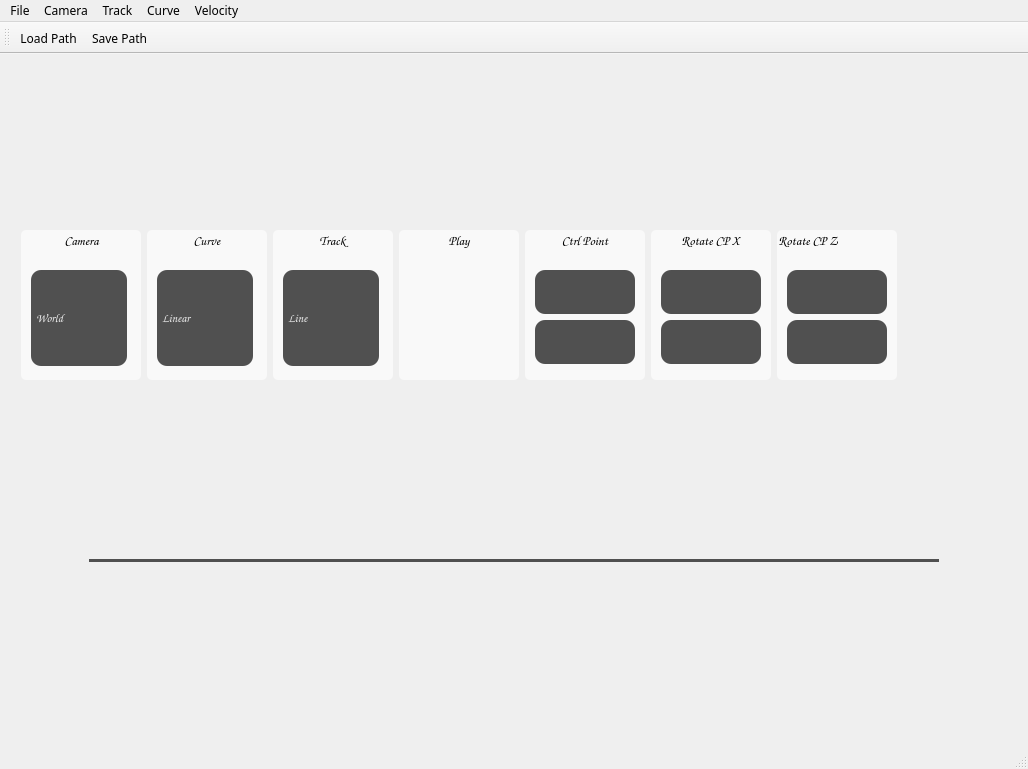
<?xml version="1.0" encoding="UTF-8"?>
<ui version="4.0">
 <class>AppMainClass</class>
 <widget class="QMainWindow" name="AppMainClass">
  <property name="geometry">
   <rect>
    <x>0</x>
    <y>0</y>
    <width>1028</width>
    <height>769</height>
   </rect>
  </property>
  <property name="sizePolicy">
   <sizepolicy hsizetype="Preferred" vsizetype="Preferred">
    <horstretch>0</horstretch>
    <verstretch>0</verstretch>
   </sizepolicy>
  </property>
  <property name="font">
   <font>
    <family>微軟正黑體</family>
   </font>
  </property>
  <property name="windowTitle">
   <string>AppMain</string>
  </property>
  <property name="layoutDirection">
   <enum>Qt::LeftToRight</enum>
  </property>
  <property name="autoFillBackground">
   <bool>true</bool>
  </property>
  <property name="styleSheet">
   <string notr="true"/>
  </property>
  <property name="dockNestingEnabled">
   <bool>false</bool>
  </property>
  <widget class="QWidget" name="centralWidget">
   <property name="sizePolicy">
    <sizepolicy hsizetype="Expanding" vsizetype="Expanding">
     <horstretch>0</horstretch>
     <verstretch>0</verstretch>
    </sizepolicy>
   </property>
   <property name="minimumSize">
    <size>
     <width>0</width>
     <height>0</height>
    </size>
   </property>
   <layout class="QVBoxLayout" name="verticalLayout">
    <item>
     <layout class="QVBoxLayout" name="mainLayout">
      <property name="sizeConstraint">
       <enum>QLayout::SetDefaultConstraint</enum>
      </property>
     </layout>
    </item>
    <item>
     <layout class="QHBoxLayout" name="horizontalLayout">
      <property name="spacing">
       <number>6</number>
      </property>
      <property name="sizeConstraint">
       <enum>QLayout::SetDefaultConstraint</enum>
      </property>
      <property name="leftMargin">
       <number>0</number>
      </property>
      <property name="topMargin">
       <number>0</number>
      </property>
      <property name="rightMargin">
       <number>0</number>
      </property>
      <property name="bottomMargin">
       <number>0</number>
      </property>
      <item>
       <spacer name="horizontalSpacer">
        <property name="orientation">
         <enum>Qt::Horizontal</enum>
        </property>
        <property name="sizeType">
         <enum>QSizePolicy::Expanding</enum>
        </property>
        <property name="sizeHint" stdset="0">
         <size>
          <width>0</width>
          <height>0</height>
         </size>
        </property>
       </spacer>
      </item>
      <item>
       <widget class="QGroupBox" name="groupCamera">
        <property name="sizePolicy">
         <sizepolicy hsizetype="Minimum" vsizetype="Minimum">
          <horstretch>0</horstretch>
          <verstretch>0</verstretch>
         </sizepolicy>
        </property>
        <property name="minimumSize">
         <size>
          <width>120</width>
          <height>150</height>
         </size>
        </property>
        <property name="maximumSize">
         <size>
          <width>200</width>
          <height>150</height>
         </size>
        </property>
        <property name="font">
         <font>
          <family>Comic Sans MS</family>
          <pointsize>10</pointsize>
          <weight>75</weight>
          <bold>true</bold>
         </font>
        </property>
        <property name="autoFillBackground">
         <bool>false</bool>
        </property>
        <property name="styleSheet">
         <string notr="true">background-color: rgb(249, 249, 249);
border-radius: 5px;</string>
        </property>
        <property name="title">
         <string>Camera</string>
        </property>
        <property name="alignment">
         <set>Qt::AlignCenter</set>
        </property>
        <widget class="QComboBox" name="comboCamera">
         <property name="geometry">
          <rect>
           <x>10</x>
           <y>40</y>
           <width>96</width>
           <height>96</height>
          </rect>
         </property>
         <property name="sizePolicy">
          <sizepolicy hsizetype="Preferred" vsizetype="Minimum">
           <horstretch>0</horstretch>
           <verstretch>0</verstretch>
          </sizepolicy>
         </property>
         <property name="font">
          <font>
           <family>Comic Sans MS</family>
           <pointsize>9</pointsize>
           <weight>75</weight>
           <bold>true</bold>
          </font>
         </property>
         <property name="styleSheet">
          <string notr="true"> QComboBox {
	background-color: rgb(80, 80, 80);
	color: rgb(240, 240, 240);
    border-radius: 10px;
}

QComboBox:on {
	background-color: qradialgradient(spread:pad, cx:0.5, cy:0.5, radius:0.5, fx:0.499001, fy:0.000500999, stop:0 rgba(152, 152, 152, 217), stop:1 rgba(0, 0, 0, 232));
     padding-top: 3px;
     padding-left: 4px;
}

QComboBox::down-arrow {
	image: url(:/AppMain/down_arrow.ico);
}

QComboBox::drop-down {
     border-left-color: rgb(240, 240, 240);
}

QComboBox QAbstractItemView {
     selection-background-color: rgb(80, 80, 80);
}</string>
         </property>
         <item>
          <property name="text">
           <string>World</string>
          </property>
         </item>
         <item>
          <property name="text">
           <string>Top</string>
          </property>
         </item>
         <item>
          <property name="text">
           <string>Train</string>
          </property>
         </item>
        </widget>
       </widget>
      </item>
      <item>
       <widget class="QGroupBox" name="groupCurve">
        <property name="sizePolicy">
         <sizepolicy hsizetype="Minimum" vsizetype="Minimum">
          <horstretch>0</horstretch>
          <verstretch>0</verstretch>
         </sizepolicy>
        </property>
        <property name="minimumSize">
         <size>
          <width>120</width>
          <height>150</height>
         </size>
        </property>
        <property name="maximumSize">
         <size>
          <width>200</width>
          <height>150</height>
         </size>
        </property>
        <property name="font">
         <font>
          <family>Comic Sans MS</family>
          <pointsize>10</pointsize>
          <weight>75</weight>
          <bold>true</bold>
         </font>
        </property>
        <property name="styleSheet">
         <string notr="true">background-color: rgb(249, 249, 249);
border-radius: 5px;</string>
        </property>
        <property name="title">
         <string>Curve</string>
        </property>
        <property name="alignment">
         <set>Qt::AlignCenter</set>
        </property>
        <widget class="QComboBox" name="comboCurve">
         <property name="geometry">
          <rect>
           <x>10</x>
           <y>40</y>
           <width>96</width>
           <height>96</height>
          </rect>
         </property>
         <property name="sizePolicy">
          <sizepolicy hsizetype="Preferred" vsizetype="Minimum">
           <horstretch>0</horstretch>
           <verstretch>0</verstretch>
          </sizepolicy>
         </property>
         <property name="font">
          <font>
           <family>Comic Sans MS</family>
           <pointsize>9</pointsize>
           <weight>75</weight>
           <bold>true</bold>
          </font>
         </property>
         <property name="styleSheet">
          <string notr="true"> QComboBox {
	background-color: rgb(80, 80, 80);
	color: rgb(240, 240, 240);
    border-radius: 10px;
}

QComboBox:on {
	background-color: qradialgradient(spread:pad, cx:0.5, cy:0.5, radius:0.5, fx:0.499001, fy:0.000500999, stop:0 rgba(152, 152, 152, 217), stop:1 rgba(0, 0, 0, 232));
     padding-top: 3px;
     padding-left: 4px;
}

QComboBox::down-arrow {
	image: url(:/AppMain/down_arrow.ico);
}

QComboBox::drop-down {
     border-left-color: rgb(240, 240, 240);
}

QComboBox QAbstractItemView {
     selection-background-color: rgb(80, 80, 80);
}</string>
         </property>
         <item>
          <property name="text">
           <string>Linear</string>
          </property>
         </item>
         <item>
          <property name="text">
           <string>Cardinal</string>
          </property>
         </item>
         <item>
          <property name="text">
           <string>Cubic</string>
          </property>
         </item>
        </widget>
       </widget>
      </item>
      <item>
       <widget class="QGroupBox" name="groupTrack">
        <property name="sizePolicy">
         <sizepolicy hsizetype="Minimum" vsizetype="Minimum">
          <horstretch>0</horstretch>
          <verstretch>0</verstretch>
         </sizepolicy>
        </property>
        <property name="minimumSize">
         <size>
          <width>120</width>
          <height>120</height>
         </size>
        </property>
        <property name="maximumSize">
         <size>
          <width>200</width>
          <height>150</height>
         </size>
        </property>
        <property name="font">
         <font>
          <family>Comic Sans MS</family>
          <pointsize>10</pointsize>
          <weight>75</weight>
          <bold>true</bold>
         </font>
        </property>
        <property name="styleSheet">
         <string notr="true">background-color: rgb(249, 249, 249);
border-radius: 5px;</string>
        </property>
        <property name="title">
         <string>Track</string>
        </property>
        <property name="alignment">
         <set>Qt::AlignCenter</set>
        </property>
        <widget class="QComboBox" name="comboTrack">
         <property name="geometry">
          <rect>
           <x>10</x>
           <y>40</y>
           <width>96</width>
           <height>96</height>
          </rect>
         </property>
         <property name="sizePolicy">
          <sizepolicy hsizetype="Preferred" vsizetype="Minimum">
           <horstretch>0</horstretch>
           <verstretch>0</verstretch>
          </sizepolicy>
         </property>
         <property name="font">
          <font>
           <family>Comic Sans MS</family>
           <pointsize>9</pointsize>
           <weight>75</weight>
           <bold>true</bold>
          </font>
         </property>
         <property name="styleSheet">
          <string notr="true"> QComboBox {
	background-color: rgb(80, 80, 80);
	color: rgb(240, 240, 240);
    border-radius: 10px;
}

QComboBox:on {
	background-color: qradialgradient(spread:pad, cx:0.5, cy:0.5, radius:0.5, fx:0.499001, fy:0.000500999, stop:0 rgba(152, 152, 152, 217), stop:1 rgba(0, 0, 0, 232));
     padding-top: 3px;
     padding-left: 4px;
}

QComboBox::down-arrow {
	image: url(:/AppMain/down_arrow.ico);
}

QComboBox::drop-down {
     border-left-color: rgb(240, 240, 240);
}

QComboBox QAbstractItemView {
     selection-background-color: rgb(80, 80, 80);
}</string>
         </property>
         <property name="sizeAdjustPolicy">
          <enum>QComboBox::AdjustToContentsOnFirstShow</enum>
         </property>
         <item>
          <property name="text">
           <string>Line</string>
          </property>
         </item>
         <item>
          <property name="text">
           <string>Track</string>
          </property>
         </item>
         <item>
          <property name="text">
           <string>Road</string>
          </property>
         </item>
        </widget>
       </widget>
      </item>
      <item>
       <widget class="QGroupBox" name="groupPlay">
        <property name="sizePolicy">
         <sizepolicy hsizetype="Minimum" vsizetype="Minimum">
          <horstretch>0</horstretch>
          <verstretch>0</verstretch>
         </sizepolicy>
        </property>
        <property name="minimumSize">
         <size>
          <width>120</width>
          <height>150</height>
         </size>
        </property>
        <property name="maximumSize">
         <size>
          <width>200</width>
          <height>150</height>
         </size>
        </property>
        <property name="font">
         <font>
          <family>Comic Sans MS</family>
          <pointsize>10</pointsize>
          <weight>75</weight>
          <bold>true</bold>
         </font>
        </property>
        <property name="styleSheet">
         <string notr="true">background-color: rgb(249, 249, 249);
border-radius: 5px;</string>
        </property>
        <property name="title">
         <string>Play</string>
        </property>
        <property name="alignment">
         <set>Qt::AlignCenter</set>
        </property>
        <widget class="QPushButton" name="bPlay">
         <property name="geometry">
          <rect>
           <x>10</x>
           <y>40</y>
           <width>96</width>
           <height>96</height>
          </rect>
         </property>
         <property name="sizePolicy">
          <sizepolicy hsizetype="Minimum" vsizetype="Minimum">
           <horstretch>0</horstretch>
           <verstretch>0</verstretch>
          </sizepolicy>
         </property>
         <property name="font">
          <font>
           <family>Comic Sans MS</family>
           <pointsize>9</pointsize>
           <weight>75</weight>
           <bold>true</bold>
          </font>
         </property>
         <property name="styleSheet">
          <string notr="true"> QPushButton {
}

QPushButton:pressed {
}</string>
         </property>
         <property name="text">
          <string/>
         </property>
         <property name="icon">
          <iconset resource="AppMain.qrc">
           <normaloff>:/AppMain/Resources/Icons/play.ico</normaloff>:/AppMain/Resources/Icons/play.ico</iconset>
         </property>
         <property name="iconSize">
          <size>
           <width>40</width>
           <height>40</height>
          </size>
         </property>
        </widget>
       </widget>
      </item>
      <item>
       <widget class="QGroupBox" name="groupCP">
        <property name="sizePolicy">
         <sizepolicy hsizetype="Minimum" vsizetype="Minimum">
          <horstretch>0</horstretch>
          <verstretch>0</verstretch>
         </sizepolicy>
        </property>
        <property name="minimumSize">
         <size>
          <width>120</width>
          <height>150</height>
         </size>
        </property>
        <property name="maximumSize">
         <size>
          <width>200</width>
          <height>150</height>
         </size>
        </property>
        <property name="font">
         <font>
          <family>Comic Sans MS</family>
          <pointsize>10</pointsize>
          <weight>75</weight>
          <bold>true</bold>
         </font>
        </property>
        <property name="mouseTracking">
         <bool>false</bool>
        </property>
        <property name="autoFillBackground">
         <bool>false</bool>
        </property>
        <property name="styleSheet">
         <string notr="true">background-color: rgb(249, 249, 249);
border-radius: 5px;</string>
        </property>
        <property name="title">
         <string>Ctrl Point</string>
        </property>
        <property name="alignment">
         <set>Qt::AlignCenter</set>
        </property>
        <property name="flat">
         <bool>false</bool>
        </property>
        <property name="checkable">
         <bool>false</bool>
        </property>
        <widget class="QPushButton" name="bAdd">
         <property name="geometry">
          <rect>
           <x>10</x>
           <y>40</y>
           <width>100</width>
           <height>44</height>
          </rect>
         </property>
         <property name="sizePolicy">
          <sizepolicy hsizetype="Minimum" vsizetype="Minimum">
           <horstretch>0</horstretch>
           <verstretch>0</verstretch>
          </sizepolicy>
         </property>
         <property name="font">
          <font>
           <family>Comic Sans MS</family>
           <pointsize>9</pointsize>
           <weight>75</weight>
           <bold>true</bold>
          </font>
         </property>
         <property name="styleSheet">
          <string notr="true"> QPushButton {
	background-color: rgb(80, 80, 80);
	color: rgb(240, 240, 240);
    border-radius: 10px;
}

QPushButton:pressed {
	background-color: qradialgradient(spread:pad, cx:0.5, cy:0.5, radius:0.5, fx:0.5, fy:0.5, stop:0 rgba(172, 172, 172, 255), stop:1 rgba(0, 0, 0, 203));
     padding-top: 10px;
     padding-left: 5px;
}</string>
         </property>
         <property name="text">
          <string/>
         </property>
         <property name="icon">
          <iconset resource="AppMain.qrc">
           <normaloff>:/AppMain/madd.png</normaloff>:/AppMain/madd.png</iconset>
         </property>
         <property name="iconSize">
          <size>
           <width>14</width>
           <height>14</height>
          </size>
         </property>
        </widget>
        <widget class="QPushButton" name="bDelete">
         <property name="geometry">
          <rect>
           <x>10</x>
           <y>90</y>
           <width>100</width>
           <height>44</height>
          </rect>
         </property>
         <property name="sizePolicy">
          <sizepolicy hsizetype="Minimum" vsizetype="Minimum">
           <horstretch>0</horstretch>
           <verstretch>0</verstretch>
          </sizepolicy>
         </property>
         <property name="font">
          <font>
           <family>Comic Sans MS</family>
           <pointsize>9</pointsize>
           <weight>75</weight>
           <bold>true</bold>
          </font>
         </property>
         <property name="focusPolicy">
          <enum>Qt::ClickFocus</enum>
         </property>
         <property name="styleSheet">
          <string notr="true"> QPushButton {
	background-color: rgb(80, 80, 80);
	color: rgb(240, 240, 240);
    border-radius: 10px;
}

QPushButton:pressed {
	background-color: qradialgradient(spread:pad, cx:0.5, cy:0.5, radius:0.5, fx:0.5, fy:0.5, stop:0 rgba(172, 172, 172, 255), stop:1 rgba(0, 0, 0, 203));
     padding-top: 10px;
     padding-left: 5px;
}</string>
         </property>
         <property name="text">
          <string/>
         </property>
         <property name="icon">
          <iconset resource="AppMain.qrc">
           <normaloff>:/AppMain/mdelete.png</normaloff>:/AppMain/mdelete.png</iconset>
         </property>
         <property name="iconSize">
          <size>
           <width>12</width>
           <height>12</height>
          </size>
         </property>
        </widget>
       </widget>
      </item>
      <item>
       <widget class="QGroupBox" name="groupBox">
        <property name="sizePolicy">
         <sizepolicy hsizetype="Minimum" vsizetype="Minimum">
          <horstretch>0</horstretch>
          <verstretch>0</verstretch>
         </sizepolicy>
        </property>
        <property name="minimumSize">
         <size>
          <width>120</width>
          <height>150</height>
         </size>
        </property>
        <property name="maximumSize">
         <size>
          <width>200</width>
          <height>150</height>
         </size>
        </property>
        <property name="palette">
         <palette>
          <active>
           <colorrole role="Button">
            <brush brushstyle="SolidPattern">
             <color alpha="255">
              <red>249</red>
              <green>249</green>
              <blue>249</blue>
             </color>
            </brush>
           </colorrole>
           <colorrole role="Base">
            <brush brushstyle="SolidPattern">
             <color alpha="255">
              <red>249</red>
              <green>249</green>
              <blue>249</blue>
             </color>
            </brush>
           </colorrole>
           <colorrole role="Window">
            <brush brushstyle="SolidPattern">
             <color alpha="255">
              <red>249</red>
              <green>249</green>
              <blue>249</blue>
             </color>
            </brush>
           </colorrole>
          </active>
          <inactive>
           <colorrole role="Button">
            <brush brushstyle="SolidPattern">
             <color alpha="255">
              <red>249</red>
              <green>249</green>
              <blue>249</blue>
             </color>
            </brush>
           </colorrole>
           <colorrole role="Base">
            <brush brushstyle="SolidPattern">
             <color alpha="255">
              <red>249</red>
              <green>249</green>
              <blue>249</blue>
             </color>
            </brush>
           </colorrole>
           <colorrole role="Window">
            <brush brushstyle="SolidPattern">
             <color alpha="255">
              <red>249</red>
              <green>249</green>
              <blue>249</blue>
             </color>
            </brush>
           </colorrole>
          </inactive>
          <disabled>
           <colorrole role="Button">
            <brush brushstyle="SolidPattern">
             <color alpha="255">
              <red>249</red>
              <green>249</green>
              <blue>249</blue>
             </color>
            </brush>
           </colorrole>
           <colorrole role="Base">
            <brush brushstyle="SolidPattern">
             <color alpha="255">
              <red>249</red>
              <green>249</green>
              <blue>249</blue>
             </color>
            </brush>
           </colorrole>
           <colorrole role="Window">
            <brush brushstyle="SolidPattern">
             <color alpha="255">
              <red>249</red>
              <green>249</green>
              <blue>249</blue>
             </color>
            </brush>
           </colorrole>
          </disabled>
         </palette>
        </property>
        <property name="font">
         <font>
          <family>Comic Sans MS</family>
          <pointsize>10</pointsize>
          <weight>75</weight>
          <bold>true</bold>
         </font>
        </property>
        <property name="styleSheet">
         <string notr="true">background-color: rgb(249, 249, 249);
border-radius: 5px;</string>
        </property>
        <property name="title">
         <string>Rotate CP X</string>
        </property>
        <property name="alignment">
         <set>Qt::AlignCenter</set>
        </property>
        <property name="flat">
         <bool>false</bool>
        </property>
        <property name="checkable">
         <bool>false</bool>
        </property>
        <widget class="QPushButton" name="rcpxadd">
         <property name="geometry">
          <rect>
           <x>10</x>
           <y>40</y>
           <width>100</width>
           <height>44</height>
          </rect>
         </property>
         <property name="sizePolicy">
          <sizepolicy hsizetype="Minimum" vsizetype="Minimum">
           <horstretch>0</horstretch>
           <verstretch>0</verstretch>
          </sizepolicy>
         </property>
         <property name="styleSheet">
          <string notr="true">QPushButton {
	background-color: rgb(80, 80, 80);
	color: rgb(240, 240, 240);
    border-radius: 10px;
}

QPushButton:pressed {
	background-color: qradialgradient(spread:pad, cx:0.5, cy:0.5, radius:0.5, fx:0.5, fy:0.5, stop:0 rgba(172, 172, 172, 255), stop:1 rgba(0, 0, 0, 203));
     padding-top: 10px;
     padding-left: 5px;
}</string>
         </property>
         <property name="text">
          <string/>
         </property>
         <property name="icon">
          <iconset resource="AppMain.qrc">
           <normaloff>:/AppMain/madd.png</normaloff>:/AppMain/madd.png</iconset>
         </property>
         <property name="iconSize">
          <size>
           <width>14</width>
           <height>14</height>
          </size>
         </property>
        </widget>
        <widget class="QPushButton" name="rcpxsub">
         <property name="geometry">
          <rect>
           <x>10</x>
           <y>90</y>
           <width>100</width>
           <height>44</height>
          </rect>
         </property>
         <property name="styleSheet">
          <string notr="true">QPushButton {
	background-color: rgb(80, 80, 80);
	color: rgb(240, 240, 240);
    border-radius: 10px;
}

QPushButton:pressed {
	background-color: qradialgradient(spread:pad, cx:0.5, cy:0.5, radius:0.5, fx:0.5, fy:0.5, stop:0 rgba(172, 172, 172, 255), stop:1 rgba(0, 0, 0, 203));
     padding-top: 10px;
     padding-left: 5px;
}</string>
         </property>
         <property name="text">
          <string/>
         </property>
         <property name="icon">
          <iconset resource="AppMain.qrc">
           <normaloff>:/AppMain/mdelete.png</normaloff>:/AppMain/mdelete.png</iconset>
         </property>
        </widget>
       </widget>
      </item>
      <item>
       <widget class="QGroupBox" name="groupBox_2">
        <property name="minimumSize">
         <size>
          <width>120</width>
          <height>150</height>
         </size>
        </property>
        <property name="maximumSize">
         <size>
          <width>200</width>
          <height>150</height>
         </size>
        </property>
        <property name="font">
         <font>
          <family>Comic Sans MS</family>
          <pointsize>10</pointsize>
          <weight>75</weight>
          <bold>true</bold>
         </font>
        </property>
        <property name="styleSheet">
         <string notr="true">background-color: rgb(249, 249, 249);
border-radius: 5px;</string>
        </property>
        <property name="title">
         <string>Rotate CP Z</string>
        </property>
        <widget class="QPushButton" name="rcpzadd">
         <property name="geometry">
          <rect>
           <x>10</x>
           <y>40</y>
           <width>100</width>
           <height>44</height>
          </rect>
         </property>
         <property name="sizePolicy">
          <sizepolicy hsizetype="Minimum" vsizetype="Minimum">
           <horstretch>0</horstretch>
           <verstretch>0</verstretch>
          </sizepolicy>
         </property>
         <property name="styleSheet">
          <string notr="true">QPushButton {
	background-color: rgb(80, 80, 80);
	color: rgb(240, 240, 240);
    border-radius: 10px;
}

QPushButton:pressed {
	background-color: qradialgradient(spread:pad, cx:0.5, cy:0.5, radius:0.5, fx:0.5, fy:0.5, stop:0 rgba(172, 172, 172, 255), stop:1 rgba(0, 0, 0, 203));
     padding-top: 10px;
     padding-left: 5px;
}</string>
         </property>
         <property name="text">
          <string/>
         </property>
         <property name="icon">
          <iconset resource="AppMain.qrc">
           <normaloff>:/AppMain/madd.png</normaloff>:/AppMain/madd.png</iconset>
         </property>
        </widget>
        <widget class="QPushButton" name="rcpzsub">
         <property name="geometry">
          <rect>
           <x>10</x>
           <y>90</y>
           <width>100</width>
           <height>44</height>
          </rect>
         </property>
         <property name="styleSheet">
          <string notr="true">QPushButton {
	background-color: rgb(80, 80, 80);
	color: rgb(240, 240, 240);
    border-radius: 10px;
}

QPushButton:pressed {
	background-color: qradialgradient(spread:pad, cx:0.5, cy:0.5, radius:0.5, fx:0.5, fy:0.5, stop:0 rgba(172, 172, 172, 255), stop:1 rgba(0, 0, 0, 203));
     padding-top: 10px;
     padding-left: 5px;
}</string>
         </property>
         <property name="text">
          <string/>
         </property>
         <property name="icon">
          <iconset resource="AppMain.qrc">
           <normaloff>:/AppMain/mdelete.png</normaloff>:/AppMain/mdelete.png</iconset>
         </property>
        </widget>
       </widget>
      </item>
      <item>
       <spacer name="horizontalSpacer_2">
        <property name="minimumSize">
         <size>
          <width>120</width>
          <height>120</height>
         </size>
        </property>
        <property name="orientation">
         <enum>Qt::Horizontal</enum>
        </property>
        <property name="sizeType">
         <enum>QSizePolicy::Expanding</enum>
        </property>
        <property name="sizeHint" stdset="0">
         <size>
          <width>0</width>
          <height>0</height>
         </size>
        </property>
       </spacer>
      </item>
     </layout>
    </item>
    <item>
     <layout class="QHBoxLayout" name="horizontalLayout_2">
      <item>
       <spacer name="horizontalSpacer_4">
        <property name="orientation">
         <enum>Qt::Horizontal</enum>
        </property>
        <property name="sizeHint" stdset="0">
         <size>
          <width>0</width>
          <height>20</height>
         </size>
        </property>
       </spacer>
      </item>
      <item>
       <widget class="QSlider" name="sSpeed">
        <property name="minimumSize">
         <size>
          <width>850</width>
          <height>0</height>
         </size>
        </property>
        <property name="styleSheet">
         <string notr="true">QSlider::groove:horizontal {
	background-color: #505050;
    height: 3px; 
    margin: 2px 0;
 }
 QSlider::handle:horizontal {
	image: url(:/AppMain/slider_handle.png);
	width: 15px;
	margin: -5px 0;
 }</string>
        </property>
        <property name="singleStep">
         <number>1</number>
        </property>
        <property name="value">
         <number>50</number>
        </property>
        <property name="orientation">
         <enum>Qt::Horizontal</enum>
        </property>
       </widget>
      </item>
      <item>
       <spacer name="horizontalSpacer_3">
        <property name="orientation">
         <enum>Qt::Horizontal</enum>
        </property>
        <property name="sizeHint" stdset="0">
         <size>
          <width>0</width>
          <height>0</height>
         </size>
        </property>
       </spacer>
      </item>
     </layout>
    </item>
   </layout>
  </widget>
  <widget class="QMenuBar" name="menuBar">
   <property name="geometry">
    <rect>
     <x>0</x>
     <y>0</y>
     <width>1028</width>
     <height>21</height>
    </rect>
   </property>
   <widget class="QMenu" name="menuFile">
    <property name="title">
     <string>File</string>
    </property>
    <addaction name="aLoadPath"/>
    <addaction name="aSavePath"/>
    <addaction name="separator"/>
    <addaction name="aExit"/>
   </widget>
   <widget class="QMenu" name="menuCamera">
    <property name="title">
     <string>Camera</string>
    </property>
    <addaction name="aWorld"/>
    <addaction name="aTop"/>
    <addaction name="aTrain"/>
   </widget>
   <widget class="QMenu" name="menuCurve">
    <property name="title">
     <string>Curve</string>
    </property>
    <addaction name="aLinear"/>
    <addaction name="aCardinal"/>
    <addaction name="aCubic"/>
   </widget>
   <widget class="QMenu" name="menuTrack">
    <property name="title">
     <string>Track</string>
    </property>
    <addaction name="aLine"/>
    <addaction name="aTrack"/>
    <addaction name="aRoad"/>
   </widget>
   <widget class="QMenu" name="menuVelocity">
    <property name="title">
     <string>Velocity</string>
    </property>
   </widget>
   <addaction name="menuFile"/>
   <addaction name="menuCamera"/>
   <addaction name="menuTrack"/>
   <addaction name="menuCurve"/>
   <addaction name="menuVelocity"/>
  </widget>
  <widget class="QStatusBar" name="statusBar"/>
  <widget class="QToolBar" name="mainToolBar">
   <attribute name="toolBarArea">
    <enum>TopToolBarArea</enum>
   </attribute>
   <attribute name="toolBarBreak">
    <bool>false</bool>
   </attribute>
   <addaction name="aLoadPath"/>
   <addaction name="aSavePath"/>
  </widget>
  <action name="aExit">
   <property name="text">
    <string>Exit</string>
   </property>
  </action>
  <action name="aLoadPath">
   <property name="icon">
    <iconset resource="AppMain.qrc">
     <normaloff>:/AppMain/Resources/Icons/openfile.ico</normaloff>:/AppMain/Resources/Icons/openfile.ico</iconset>
   </property>
   <property name="text">
    <string>Load Path</string>
   </property>
   <property name="iconVisibleInMenu">
    <bool>true</bool>
   </property>
  </action>
  <action name="aSavePath">
   <property name="icon">
    <iconset resource="AppMain.qrc">
     <normaloff>:/AppMain/Resources/Icons/savefile.ico</normaloff>:/AppMain/Resources/Icons/savefile.ico</iconset>
   </property>
   <property name="text">
    <string>Save Path</string>
   </property>
  </action>
  <action name="aWorld">
   <property name="checkable">
    <bool>false</bool>
   </property>
   <property name="checked">
    <bool>false</bool>
   </property>
   <property name="text">
    <string>World</string>
   </property>
  </action>
  <action name="aTop">
   <property name="checkable">
    <bool>true</bool>
   </property>
   <property name="text">
    <string>Top</string>
   </property>
  </action>
  <action name="aTrain">
   <property name="checkable">
    <bool>true</bool>
   </property>
   <property name="text">
    <string>Train</string>
   </property>
  </action>
  <action name="aLinear">
   <property name="checkable">
    <bool>false</bool>
   </property>
   <property name="checked">
    <bool>false</bool>
   </property>
   <property name="text">
    <string>Linear</string>
   </property>
  </action>
  <action name="aCardinal">
   <property name="checkable">
    <bool>true</bool>
   </property>
   <property name="text">
    <string>Cardinal</string>
   </property>
  </action>
  <action name="aCubic">
   <property name="checkable">
    <bool>true</bool>
   </property>
   <property name="text">
    <string>Cubic</string>
   </property>
  </action>
  <action name="aLine">
   <property name="checkable">
    <bool>false</bool>
   </property>
   <property name="checked">
    <bool>false</bool>
   </property>
   <property name="text">
    <string>Line</string>
   </property>
  </action>
  <action name="aTrack">
   <property name="checkable">
    <bool>true</bool>
   </property>
   <property name="text">
    <string>Track</string>
   </property>
  </action>
  <action name="aRoad">
   <property name="checkable">
    <bool>true</bool>
   </property>
   <property name="text">
    <string>Road</string>
   </property>
  </action>
 </widget>
 <layoutdefault spacing="6" margin="11"/>
 <resources>
  <include location="AppMain.qrc"/>
 </resources>
 <connections/>
</ui>
